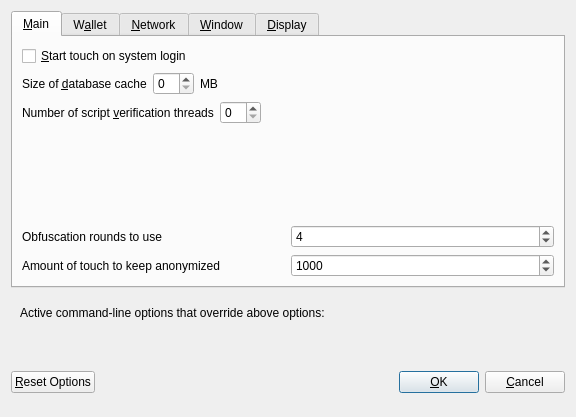
<?xml version="1.0" encoding="UTF-8"?>
<ui version="4.0">
 <class>OptionsDialog</class>
 <widget class="QDialog" name="OptionsDialog">
  <property name="geometry">
   <rect>
    <x>0</x>
    <y>0</y>
    <width>576</width>
    <height>417</height>
   </rect>
  </property>
  <property name="windowTitle">
   <string>Options</string>
  </property>
  <property name="modal">
   <bool>true</bool>
  </property>
  <layout class="QVBoxLayout" name="verticalLayout">
   <item>
    <widget class="QTabWidget" name="tabWidget">
     <property name="currentIndex">
      <number>0</number>
     </property>
     <widget class="QWidget" name="tabMain">
      <attribute name="title">
       <string>&amp;Main</string>
      </attribute>
      <layout class="QVBoxLayout" name="verticalLayout_Main">
       <item>
        <widget class="QCheckBox" name="bitcoinAtStartup">
         <property name="toolTip">
          <string>Automatically start touch after logging in to the system.</string>
         </property>
         <property name="text">
          <string>&amp;Start touch on system login</string>
         </property>
        </widget>
       </item>
       <item>
        <layout class="QHBoxLayout" name="horizontalLayout_2_Main">
         <item>
          <widget class="QLabel" name="databaseCacheLabel">
           <property name="text">
            <string>Size of &amp;database cache</string>
           </property>
           <property name="textFormat">
            <enum>Qt::PlainText</enum>
           </property>
           <property name="buddy">
            <cstring>databaseCache</cstring>
           </property>
          </widget>
         </item>
         <item>
          <widget class="QSpinBox" name="databaseCache"/>
         </item>
         <item>
          <widget class="QLabel" name="databaseCacheUnitLabel">
           <property name="text">
            <string>MB</string>
           </property>
           <property name="textFormat">
            <enum>Qt::PlainText</enum>
           </property>
          </widget>
         </item>
         <item>
          <spacer name="horizontalSpacer_2_Main">
           <property name="orientation">
            <enum>Qt::Horizontal</enum>
           </property>
           <property name="sizeHint" stdset="0">
            <size>
             <width>40</width>
             <height>20</height>
            </size>
           </property>
          </spacer>
         </item>
        </layout>
       </item>
       <item>
        <layout class="QHBoxLayout" name="horizontalLayout_3_Main">
         <item>
          <widget class="QLabel" name="threadsScriptVerifLabel">
           <property name="text">
            <string>Number of script &amp;verification threads</string>
           </property>
           <property name="textFormat">
            <enum>Qt::PlainText</enum>
           </property>
           <property name="buddy">
            <cstring>threadsScriptVerif</cstring>
           </property>
          </widget>
         </item>
         <item>
          <widget class="QSpinBox" name="threadsScriptVerif">
           <property name="toolTip">
            <string>(0 = auto, &lt;0 = leave that many cores free)</string>
           </property>
          </widget>
         </item>
         <item>
          <spacer name="horizontalSpacer_3_Main">
           <property name="orientation">
            <enum>Qt::Horizontal</enum>
           </property>
           <property name="sizeHint" stdset="0">
            <size>
             <width>40</width>
             <height>20</height>
            </size>
           </property>
          </spacer>
         </item>
        </layout>
       </item>
       <item>
        <spacer name="verticalSpacer_Main">
         <property name="orientation">
          <enum>Qt::Vertical</enum>
         </property>
         <property name="sizeHint" stdset="0">
          <size>
           <width>20</width>
           <height>40</height>
          </size>
         </property>
        </spacer>
       </item>
       <item>
        <layout class="QHBoxLayout" name="horizontalLayout_4_Main">
         <item>
          <widget class="QLabel" name="label">
           <property name="toolTip">
            <string>This setting determines the amount of individual masternodes that an input will be anonymized through.&lt;br/&gt;More rounds of anonymization gives a higher degree of privacy, but also costs more in fees.</string>
           </property>
           <property name="text">
            <string>Obfuscation rounds to use</string>
           </property>
          </widget>
         </item>
         <item>
          <widget class="QSpinBox" name="obfuscationRounds">
           <property name="minimum">
            <number>2</number>
           </property>
           <property name="maximum">
            <number>8</number>
           </property>
           <property name="value">
            <number>4</number>
           </property>
          </widget>
         </item>
        </layout>
       </item>
       <item>
        <layout class="QHBoxLayout" name="horizontalLayout">
         <item>
          <widget class="QLabel" name="label_2">
           <property name="toolTip">
            <string>This amount acts as a threshold to turn off Obfuscation once it's reached.</string>
           </property>
           <property name="statusTip">
            <string notr="true"/>
           </property>
           <property name="whatsThis">
            <string notr="true"/>
           </property>
           <property name="accessibleName">
            <string notr="true"/>
           </property>
           <property name="accessibleDescription">
            <string notr="true"/>
           </property>
           <property name="text">
            <string>Amount of touch to keep anonymized</string>
           </property>
          </widget>
         </item>
         <item>
          <widget class="QSpinBox" name="anonymizetouch">
           <property name="minimum">
            <number>100</number>
           </property>
           <property name="maximum">
            <number>100000</number>
           </property>
           <property name="singleStep">
            <number>100</number>
           </property>
           <property name="value">
            <number>1000</number>
           </property>
          </widget>
         </item>
        </layout>
       </item>
      </layout>
     </widget>
     <widget class="QWidget" name="tabWallet">
      <attribute name="title">
       <string>W&amp;allet</string>
      </attribute>
      <layout class="QVBoxLayout" name="verticalLayout_Wallet">
       <item>
        <widget class="QGroupBox" name="groupBox">
         <property name="title">
          <string>Expert</string>
         </property>
         <layout class="QVBoxLayout" name="verticalLayout_2">
          <item>
           <widget class="QCheckBox" name="coinControlFeatures">
            <property name="toolTip">
             <string>Whether to show coin control features or not.</string>
            </property>
            <property name="text">
             <string>Enable coin &amp;control features</string>
            </property>
           </widget>
          </item>
          <item>
           <widget class="QCheckBox" name="showMasternodesTab">
            <property name="toolTip">
             <string>Show additional tab listing all your masternodes in first sub-tab&lt;br/&gt;and all masternodes on the network in second sub-tab.</string>
            </property>
            <property name="text">
             <string>Show Masternodes Tab</string>
            </property>
           </widget>
          </item>
          <item>
           <widget class="QCheckBox" name="spendZeroConfChange">
            <property name="toolTip">
             <string>If you disable the spending of unconfirmed change, the change from a transaction&lt;br/&gt;cannot be used until that transaction has at least one confirmation.&lt;br/&gt;This also affects how your balance is computed.</string>
            </property>
            <property name="text">
             <string>&amp;Spend unconfirmed change</string>
            </property>
           </widget>
          </item>
         </layout>
        </widget>
       </item>
       <item>
        <spacer name="verticalSpacer_Wallet">
         <property name="orientation">
          <enum>Qt::Vertical</enum>
         </property>
         <property name="sizeHint" stdset="0">
          <size>
           <width>20</width>
           <height>40</height>
          </size>
         </property>
        </spacer>
       </item>
      </layout>
     </widget>
     <widget class="QWidget" name="tabNetwork">
      <attribute name="title">
       <string>&amp;Network</string>
      </attribute>
      <layout class="QVBoxLayout" name="verticalLayout_Network">
       <item>
        <widget class="QCheckBox" name="mapPortUpnp">
         <property name="toolTip">
          <string>Automatically open the touch client port on the router. This only works when your router supports UPnP and it is enabled.</string>
         </property>
         <property name="text">
          <string>Map port using &amp;UPnP</string>
         </property>
        </widget>
       </item>
       <item>
        <widget class="QCheckBox" name="allowIncoming">
         <property name="toolTip">
          <string>Accept connections from outside</string>
         </property>
         <property name="text">
          <string>Allow incoming connections</string>
         </property>
        </widget>
       </item>
       <item>
        <widget class="QCheckBox" name="connectSocks">
         <property name="toolTip">
          <string>Connect to the touch network through a SOCKS5 proxy.</string>
         </property>
         <property name="text">
          <string>&amp;Connect through SOCKS5 proxy (default proxy):</string>
         </property>
        </widget>
       </item>
       <item>
        <layout class="QHBoxLayout" name="horizontalLayout_1_Network">
         <item>
          <widget class="QLabel" name="proxyIpLabel">
           <property name="text">
            <string>Proxy &amp;IP:</string>
           </property>
           <property name="textFormat">
            <enum>Qt::PlainText</enum>
           </property>
           <property name="buddy">
            <cstring>proxyIp</cstring>
           </property>
          </widget>
         </item>
         <item>
          <widget class="QValidatedLineEdit" name="proxyIp">
           <property name="minimumSize">
            <size>
             <width>140</width>
             <height>0</height>
            </size>
           </property>
           <property name="maximumSize">
            <size>
             <width>140</width>
             <height>16777215</height>
            </size>
           </property>
           <property name="toolTip">
            <string>IP address of the proxy (e.g. IPv4: 127.0.0.1 / IPv6: ::1)</string>
           </property>
          </widget>
         </item>
         <item>
          <widget class="QLabel" name="proxyPortLabel">
           <property name="text">
            <string>&amp;Port:</string>
           </property>
           <property name="textFormat">
            <enum>Qt::PlainText</enum>
           </property>
           <property name="buddy">
            <cstring>proxyPort</cstring>
           </property>
          </widget>
         </item>
         <item>
          <widget class="QLineEdit" name="proxyPort">
           <property name="minimumSize">
            <size>
             <width>55</width>
             <height>0</height>
            </size>
           </property>
           <property name="maximumSize">
            <size>
             <width>55</width>
             <height>16777215</height>
            </size>
           </property>
           <property name="toolTip">
            <string>Port of the proxy (e.g. 9050)</string>
           </property>
          </widget>
         </item>
         <item>
          <spacer name="horizontalSpacer_1_Network">
           <property name="orientation">
            <enum>Qt::Horizontal</enum>
           </property>
           <property name="sizeHint" stdset="0">
            <size>
             <width>40</width>
             <height>20</height>
            </size>
           </property>
          </spacer>
         </item>
        </layout>
       </item>
       <item>
        <spacer name="verticalSpacer_Network">
         <property name="orientation">
          <enum>Qt::Vertical</enum>
         </property>
         <property name="sizeHint" stdset="0">
          <size>
           <width>20</width>
           <height>40</height>
          </size>
         </property>
        </spacer>
       </item>
      </layout>
     </widget>
     <widget class="QWidget" name="tabWindow">
      <attribute name="title">
       <string>&amp;Window</string>
      </attribute>
      <layout class="QVBoxLayout" name="verticalLayout_Window">
       <item>
        <widget class="QCheckBox" name="minimizeToTray">
         <property name="toolTip">
          <string>Show only a tray icon after minimizing the window.</string>
         </property>
         <property name="text">
          <string>&amp;Minimize to the tray instead of the taskbar</string>
         </property>
        </widget>
       </item>
       <item>
        <widget class="QCheckBox" name="minimizeOnClose">
         <property name="toolTip">
          <string>Minimize instead of exit the application when the window is closed. When this option is enabled, the application will be closed only after selecting Quit in the menu.</string>
         </property>
         <property name="text">
          <string>M&amp;inimize on close</string>
         </property>
        </widget>
       </item>
       <item>
        <spacer name="verticalSpacer_Window">
         <property name="orientation">
          <enum>Qt::Vertical</enum>
         </property>
         <property name="sizeHint" stdset="0">
          <size>
           <width>20</width>
           <height>40</height>
          </size>
         </property>
        </spacer>
       </item>
      </layout>
     </widget>
     <widget class="QWidget" name="tabDisplay">
      <attribute name="title">
       <string>&amp;Display</string>
      </attribute>
      <layout class="QVBoxLayout" name="verticalLayout_Display">
       <item>
        <layout class="QHBoxLayout" name="horizontalLayout_1_Display">
         <item>
          <widget class="QLabel" name="langLabel">
           <property name="text">
            <string>User Interface &amp;language:</string>
           </property>
           <property name="textFormat">
            <enum>Qt::PlainText</enum>
           </property>
           <property name="buddy">
            <cstring>lang</cstring>
           </property>
          </widget>
         </item>
         <item>
          <widget class="QValueComboBox" name="lang">
           <property name="toolTip">
            <string>The user interface language can be set here. This setting will take effect after restarting touch.</string>
           </property>
          </widget>
         </item>
        </layout>
       </item>
       <item>
        <widget class="QLabel" name="label_3">
         <property name="toolTip">
          <string notr="true"/>
         </property>
         <property name="statusTip">
          <string notr="true"/>
         </property>
         <property name="whatsThis">
          <string notr="true"/>
         </property>
         <property name="accessibleName">
          <string notr="true"/>
         </property>
         <property name="text">
          <string>Language missing or translation incomplete? Help contributing translations here:
https://www.transifex.com/touch-project/touch-project-translations</string>
         </property>
         <property name="wordWrap">
          <bool>true</bool>
         </property>
         <property name="openExternalLinks">
          <bool>true</bool>
         </property>
         <property name="textInteractionFlags">
          <set>Qt::TextBrowserInteraction</set>
         </property>
        </widget>
       </item>
       <item>
        <layout class="QHBoxLayout" name="horizontalLayout_4_Display" stretch="0,0">
         <item>
          <widget class="QLabel" name="themeLabel">
           <property name="text">
            <string>User Interface Theme:</string>
           </property>
          </widget>
         </item>
         <item>
          <widget class="QValueComboBox" name="theme"/>
         </item>
        </layout>
       </item>
       <item>
        <widget class="Line" name="line">
         <property name="orientation">
          <enum>Qt::Horizontal</enum>
         </property>
        </widget>
       </item>
       <item>
        <layout class="QHBoxLayout" name="horizontalLayout_2_Display">
         <item>
          <widget class="QLabel" name="unitLabel">
           <property name="text">
            <string>&amp;Unit to show amounts in:</string>
           </property>
           <property name="textFormat">
            <enum>Qt::PlainText</enum>
           </property>
           <property name="buddy">
            <cstring>unit</cstring>
           </property>
          </widget>
         </item>
         <item>
          <widget class="QValueComboBox" name="unit">
           <property name="toolTip">
            <string>Choose the default subdivision unit to show in the interface and when sending coins.</string>
           </property>
          </widget>
         </item>
        </layout>
       </item>
       <item>
        <layout class="QHBoxLayout" name="horizontalLayout_5_Display">
         <item>
          <widget class="QLabel" name="digitsLabel">
           <property name="text">
            <string>Decimal digits</string>
           </property>
          </widget>
         </item>
         <item>
          <widget class="QValueComboBox" name="digits"/>
         </item>
        </layout>
       </item>
       <item>
        <layout class="QHBoxLayout" name="horizontalLayout_3_Display">
         <item>
          <widget class="QLabel" name="thirdPartyTxUrlsLabel">
           <property name="toolTip">
            <string>Third party URLs (e.g. a block explorer) that appear in the transactions tab as context menu items. %s in the URL is replaced by transaction hash. Multiple URLs are separated by vertical bar |.</string>
           </property>
           <property name="text">
            <string>Third party transaction URLs</string>
           </property>
           <property name="buddy">
            <cstring>thirdPartyTxUrls</cstring>
           </property>
          </widget>
         </item>
         <item>
          <widget class="QLineEdit" name="thirdPartyTxUrls">
           <property name="toolTip">
            <string>Third party URLs (e.g. a block explorer) that appear in the transactions tab as context menu items. %s in the URL is replaced by transaction hash. Multiple URLs are separated by vertical bar |.</string>
           </property>
          </widget>
         </item>
        </layout>
       </item>
       <item>
        <spacer name="verticalSpacer">
         <property name="orientation">
          <enum>Qt::Vertical</enum>
         </property>
         <property name="sizeHint" stdset="0">
          <size>
           <width>20</width>
           <height>40</height>
          </size>
         </property>
        </spacer>
       </item>
      </layout>
     </widget>
    </widget>
   </item>
   <item>
    <widget class="QFrame" name="frame">
     <layout class="QVBoxLayout" name="verticalLayout_Bottom">
      <item>
       <layout class="QHBoxLayout" name="horizontalLayout_Bottom">
        <item>
         <widget class="QLabel" name="overriddenByCommandLineInfoLabel">
          <property name="text">
           <string>Active command-line options that override above options:</string>
          </property>
          <property name="textFormat">
           <enum>Qt::PlainText</enum>
          </property>
         </widget>
        </item>
        <item>
         <spacer name="horizontalSpacer_Bottom">
          <property name="orientation">
           <enum>Qt::Horizontal</enum>
          </property>
          <property name="sizeHint" stdset="0">
           <size>
            <width>40</width>
            <height>20</height>
           </size>
          </property>
         </spacer>
        </item>
       </layout>
      </item>
      <item>
       <widget class="QLabel" name="overriddenByCommandLineLabel">
        <property name="text">
         <string/>
        </property>
        <property name="textFormat">
         <enum>Qt::PlainText</enum>
        </property>
        <property name="wordWrap">
         <bool>true</bool>
        </property>
       </widget>
      </item>
     </layout>
    </widget>
   </item>
   <item>
    <layout class="QHBoxLayout" name="horizontalLayout_Buttons">
     <item>
      <widget class="QPushButton" name="resetButton">
       <property name="toolTip">
        <string>Reset all client options to default.</string>
       </property>
       <property name="text">
        <string>&amp;Reset Options</string>
       </property>
       <property name="autoDefault">
        <bool>false</bool>
       </property>
      </widget>
     </item>
     <item>
      <spacer name="horizontalSpacer_1">
       <property name="orientation">
        <enum>Qt::Horizontal</enum>
       </property>
       <property name="sizeHint" stdset="0">
        <size>
         <width>40</width>
         <height>48</height>
        </size>
       </property>
      </spacer>
     </item>
     <item>
      <widget class="QLabel" name="statusLabel">
       <property name="minimumSize">
        <size>
         <width>200</width>
         <height>0</height>
        </size>
       </property>
       <property name="font">
        <font>
         <weight>75</weight>
         <bold>true</bold>
        </font>
       </property>
       <property name="text">
        <string/>
       </property>
       <property name="textFormat">
        <enum>Qt::PlainText</enum>
       </property>
       <property name="wordWrap">
        <bool>true</bool>
       </property>
      </widget>
     </item>
     <item>
      <spacer name="horizontalSpacer_2">
       <property name="orientation">
        <enum>Qt::Horizontal</enum>
       </property>
       <property name="sizeHint" stdset="0">
        <size>
         <width>40</width>
         <height>48</height>
        </size>
       </property>
      </spacer>
     </item>
     <item>
      <widget class="QPushButton" name="okButton">
       <property name="text">
        <string>&amp;OK</string>
       </property>
       <property name="autoDefault">
        <bool>false</bool>
       </property>
       <property name="default">
        <bool>true</bool>
       </property>
      </widget>
     </item>
     <item>
      <widget class="QPushButton" name="cancelButton">
       <property name="text">
        <string>&amp;Cancel</string>
       </property>
       <property name="autoDefault">
        <bool>false</bool>
       </property>
      </widget>
     </item>
    </layout>
   </item>
  </layout>
 </widget>
 <customwidgets>
  <customwidget>
   <class>QValidatedLineEdit</class>
   <extends>QLineEdit</extends>
   <header>qvalidatedlineedit.h</header>
  </customwidget>
  <customwidget>
   <class>QValueComboBox</class>
   <extends>QComboBox</extends>
   <header>qvaluecombobox.h</header>
  </customwidget>
 </customwidgets>
 <resources/>
 <connections/>
</ui>
